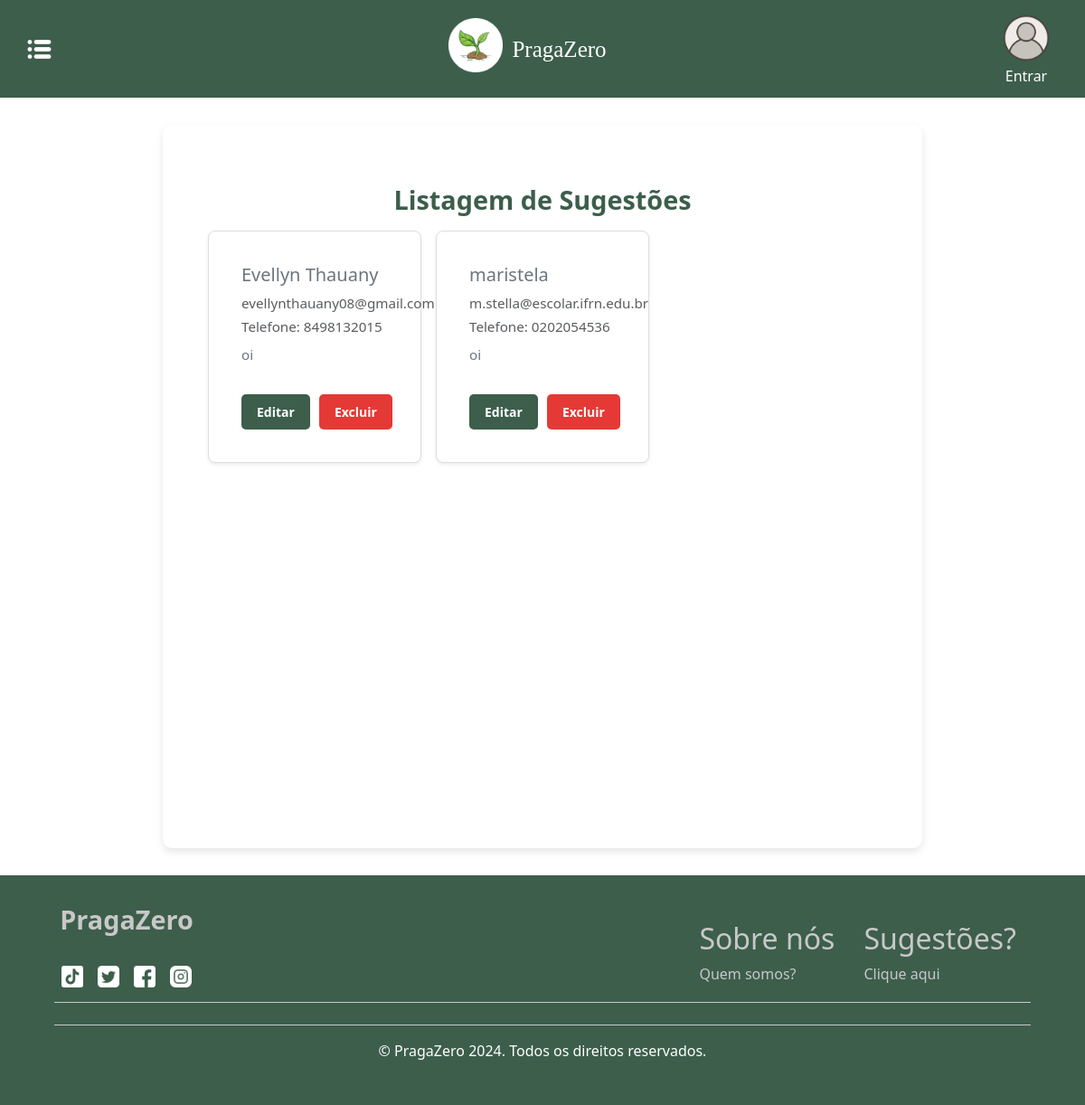
The app's page /listagem_sugestoes/, older data.
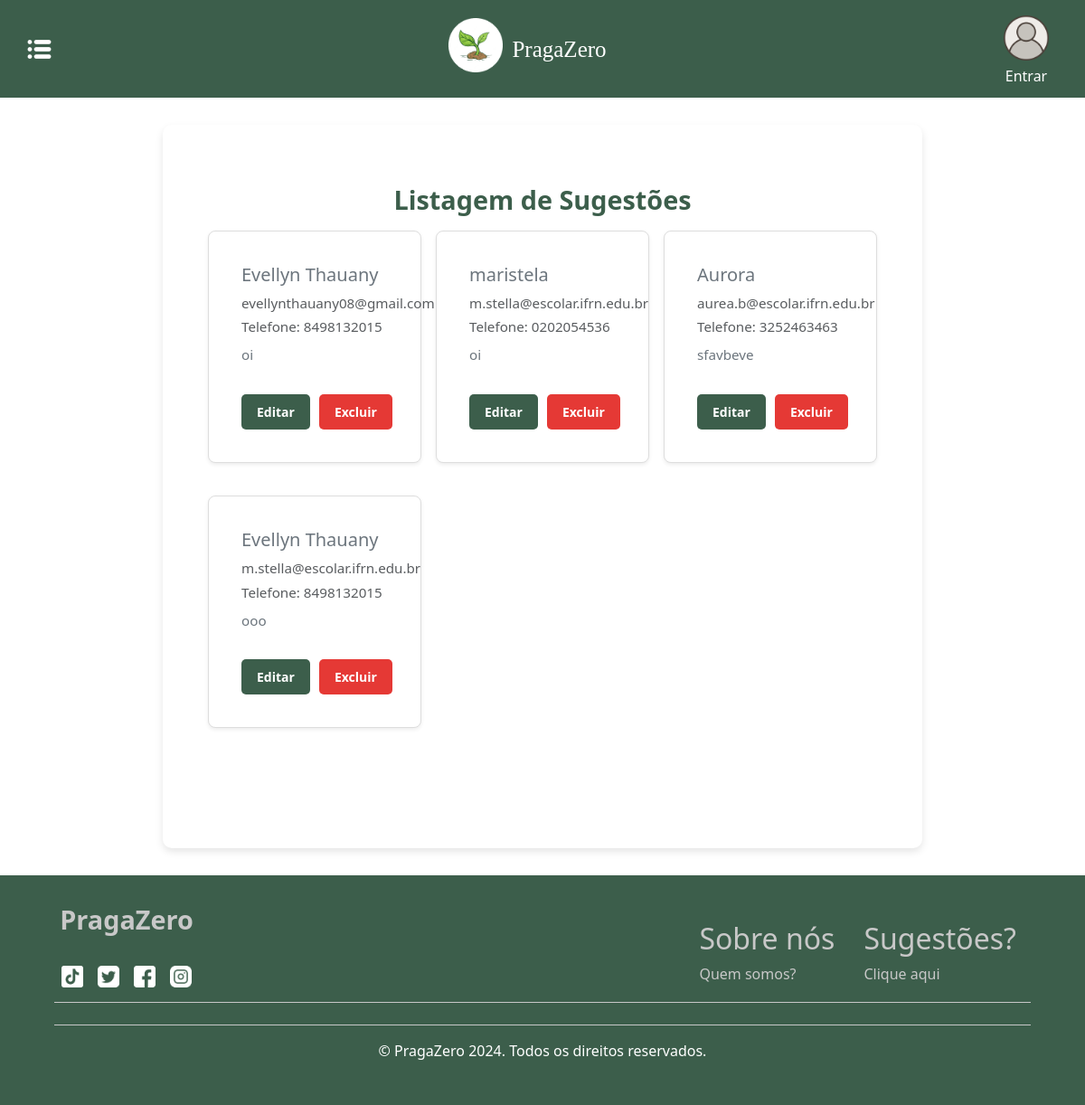
The same page, newer data.
### agro/models.py (models this page shows, shortened)
class Sugestao(models.Model):
    nome = models.CharField(max_length=100)
    email = models.EmailField()
    telefone = models.CharField(max_length=15, blank=True, null=True)
    sugestao = models.TextField()

### agro/views.py (the view)
# urls.py: path('listagem_sugestoes/', listar_sugestoes, name='listar_sugestoes'),
def listar_sugestoes(request):
    contato = Sugestao.objects.all()  # Recupera todas as sugestões
    return render(request, 'listagem_sugestoes.html', {'contato': contato, 'messages': messages.get_messages(request)})

### agro/templates/listagem_sugestoes.html (shortened to what this page needs)
{% extends 'base.html' %}
{% load static %}
{% block main %}
<link rel="stylesheet" href="{% static 'css/style.css' %}" />
<div >
    <div class="main">
        <div class="row">
            <div class="col">
                <h1 class="my-3 text-center">Listagem de Sugestões</h1>
                {% if contato %}
                    <div class="row row-cols-1 row-cols-md-2 row-cols-lg-3 g-3">
                        {% for cont in contato %}
                        <div class="col">
                            <div class="card shadow-sm">
                                <div class="card-body d-flex flex-column">
                                    <div class="d-flex justify-content-between">
                                        <div>
                                            <h2 class="h5 text-secondary">{{ cont.nome }}</h2>
                                            <p class="text-muted mb-1">{{ cont.email }}</p>
                                            <span class="text-muted">Telefone: {{ cont.telefone }}</span>
                                        </div>
                                    </div>
                                    <p class="mt-2 text-secondary">{{ cont.sugestao }}</p>
                                    <div class="mt-3 d-flex">
                                        <a class="btn btn-edit" href="{% url 'agro:editar_sugestao' cont.pk %}">
                                            Editar
                                        </a>
                                        <button class="btn btn-delete" type="button" data-bs-toggle="modal" data-bs-target="#exampleModal-{{ cont.pk }}">
                                            Excluir
                                        </button>
                                    </div>
                                </div>
                            </div>
                        </div>
                        {% endfor %}
                    </div>
                {% else %}
                    <p class="text-muted text-center">Nenhuma sugestão encontrada.</p>
                {% endif %}
            </div>
        </div>
    </div>
</div>
{% endblock %}

Row changes from the older to the newer data that the page shows:
added Sugestao: nome "Aurora", email "aurea.b@escolar.ifrn.edu.br", telefone "3252463463", sugestao "sfavbeve"
added Sugestao: nome "Evellyn Thauany", email "m.stella@escolar.ifrn.edu.br", telefone "8498132015", sugestao "ooo"
